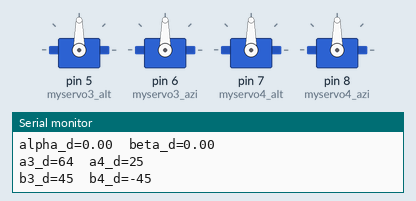
A sketch run on a simulated Arduino Uno, built with avr-gcc and run on an emulated ATmega328P. On the bench: 4 × servo, the last lines printed to the serial monitor.

Above: at 0.1 s.
At 100.3 s:
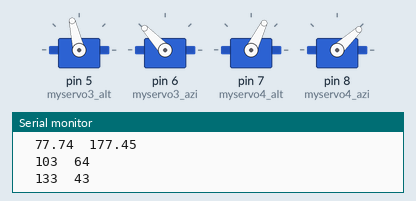
Timing chart, 0 to 101.8 s (numbered marks = the images above):
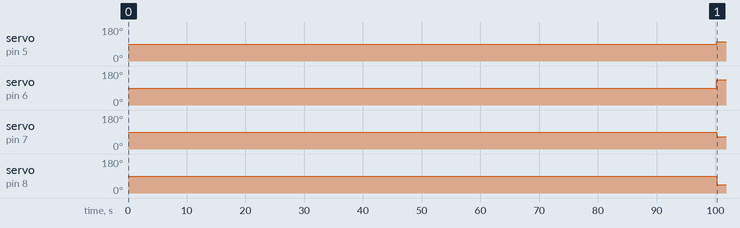

The sketch:

SolarStill_test8_d2.ino
```cpp
#include <Servo.h>
#include <math.h>

/*
 * Link for solar information:(1) https://www.esrl.noaa.gov/gmd/grad/solcalc/ ****use this one
                              (2) https://www.esrl.noaa.gov/gmd/grad/solcalc/azel.html
                              (3) https://www.timeanddate.com/sun/usa/las-cruces
 * Las Cruces Coorinate: 32.280856° N(+), 106.75491° W (-)
 * Azimuth and Elevation - an angular coordinate system for locating positions in the sky. Azimuth is measured clockwise from true north
   to the point on the horizon directly below the object. Elevation is measured vertically from that point on the horizon up to the object.
 * it requires 540000 ms for azimuth angle adjustment (for servo) of 1 degree. Not for everytime.

          /*May 21 2021 - > day_of_year= 141*/
 int PTh=13;  //present time in hours*
 int PTm=00; //present time in minutes*
 int day_of_year= 145; //day of the year of the experiment*


 double Hour=0; //initiation of variable "Hour"
 double gamma=0; //initiation of variable "gamma"
 double eqtime=0; //initiation of variable "eqtime"
 double decl=0; //intiation of variable "decl"
 double time_offset=0; //initiation of variable "time_offset"
 double tst=0; //initiation of variable "tst"
 double ha=0; //initiation of variable "ha"
 double phi=0; //initiation of variable "phi"
 double beta=0; //initiation of variable "beta"
 double alpha_d=0; //initiation of variable "alpha_d"
 double beta_d=0; //initiation of variable "beta_d"
 double snoon=0; //initiation of variable "snoon"
 double t_CT=0; //initiation of variable "t_CT"

 double pi= 3.1415926; //value of 'pi'
 double h=23.625; //height(in inch) of convex mirror focal point from the origin(centre point of the base on which these mirror units are intalled)

 int timezone=-6; //timezone in hour from UTC (Mountain Daylight Time)
 double latitude= 32.280856; //latitude position (in degree) of the experimental station (Jett Hall Annex)
 double longitude= -106.76; //longitude position (in degree) of the experimental station (Jett Hall Annex)
 double lat= (3.1415926/180)*latitude; //latitude (in radian) for trigonometric functions
 unsigned long myTime;
 unsigned long last_seen;
//-------------------------------------------------------------------------

//---------UNIT#3-------------
  double x3= 18.75; //x position (in inch) of unit#3
  int y3=0; //y position (in inch) of unit#3
  double d3=sqrt(x3*x3+y3*y3); //distance (in inch) of unit#3 from origin(centre point of the base on which these mirror units are intalled)
  double theta3_d= (180/3.1415926)*atan(h/d3); //angle in degree

  int a3_d= 90 -((theta3_d-alpha_d)/2); //intial angle for altitude adjustment of unit#3
  int b3_d= 45 +(beta_d)/2; //intial angle for azimuthal adjustment of unit#3

  Servo myservo3_alt; //create servo object to control a servo for altitude adjustment for unit#3
  Servo myservo3_azi; //create servo object to control a servo for azimuthal adjustment for unit#3
//-------------------------------

//---------UNIT#4-------------
  double x4= -18.75; //x position (in inch) of unit#3
  int y4=0; //y position (in inch) of unit#3
  double d4=sqrt(x4*x4+y4*y4); //distance (in inch) of unit#3 from origin(centre point of the base on which these mirror units are intalled)
  double theta4_d= (180/3.1415926)*atan(h/d4); //angle in degree
  int a4_d= ((alpha_d+theta4_d)/2); //intial angle for altitude adjustment of unit#4
  int b4_d= (beta_d-90)/2; //intial angle for azimuthal adjustment of unit#4

  Servo myservo4_alt; //create servo object to control a servo for altitude adjustment
  Servo myservo4_azi; //create servo object to control a servo for azimuthal adjustment
//-------------------------------

void setup()
{
//---------------UNIT#3--------------------
  myservo3_alt.attach(5); //attaches the 'altitude adjustment servo' of unit#3 on pin 5 to the servo object
  myservo3_azi.attach(6); //attaches the 'azimuthal adjustment servo' of unit#3 on pin 6 to the servo object
//-----------------------------------------

//---------------UNIT#4--------------------
  myservo4_alt.attach(7); //attaches the 'altitude adjustment servo' of unit#3 on pin 5 to the servo object
  myservo4_azi.attach(8); //attaches the 'azimuthal adjustment servo' of unit#3 on pin 6 to the servo object
//-----------------------------------------

//-----------------------------------------
    Serial.begin(9600);
    Serial.print("myTime=");
    Serial.print(myTime);
    Serial.print("\t");
    Serial.print("tst");
    Serial.print(tst);
    Serial.print("\n");

    Serial.print("snoon=");
    Serial.print(snoon);
    Serial.print("\t");
    Serial.print("t_CT=");
    Serial.print(t_CT);
    Serial.print("\n");


    Serial.print("alpha_d=");
    Serial.print(alpha_d);
    Serial.print("\t");
    Serial.print("beta_d=");
    Serial.print(beta_d);
    Serial.print("\n");

    Serial.print("a3_d=");
    Serial.print(a3_d);
    Serial.print("\t");
    Serial.print("a4_d=");
    Serial.print(a4_d);
    Serial.print("\n");

    Serial.print("b3_d=");
    Serial.print(b3_d);
    Serial.print("\t");
    Serial.print("b4_d=");
    Serial.print(b4_d);
    Serial.print("\n");


//-----------------------------------------
}

void loop()
{
  myTime= millis();

    Hour= (((PTh*60+PTm)*60000) +myTime)/3600000; //hour corresponds to current time
    day_of_year=  141;

    gamma= (2*pi/365)*(day_of_year-1+((Hour-12)/24)); //fractional year (in radian); [for leap year, use 366 instead of 365 in the denominator]
    eqtime= 229.18*(0.000075+0.001868*cos(gamma)-0.032077*sin(gamma)-0.014615*cos(2*gamma)-0.040849*sin(2*gamma)); //equation of time (in minutes)

    decl= 0.006918-0.399912*cos(gamma)+0.070257*sin(gamma)-0.006758*cos(2*gamma)+0.000907*sin(2*gamma)-0.002697*cos(3*gamma)+0.00148*sin(3*gamma);
                  //solar declination angle (in radians)
    time_offset= eqtime+4*longitude-60*timezone; //time offset (in minutes)

    tst= (PTh*60+PTm+time_offset) +(myTime/60000); //true solar time (in minutes)

    ha= (pi/180)*((tst/4)-180); //solar hour angle(in radian)

    snoon= 360-4*longitude-eqtime; //solar noon for a given location is found from the longitude (in minutes)
    t_CT= (PTh*60+PTm) +(myTime/60000); //current time (in minutes)

    phi= acos(sin(lat)*sin(decl)+cos(lat)*cos(decl)*cos(ha)); //solar zenith angle angle (in radian)
    beta= acos((sin(lat)*cos(phi)-sin(decl))/(cos(lat)*sin(phi))); //solar azimuth angle (in radian)

    alpha_d= (180/pi)*(pi/2-phi); //solar altitude/elevation angle (in degree)
    if(t_CT <= snoon)
      {
        beta_d= 180-(180/pi)*(beta); //solar azimuth angle (in degree) before solar noon
      }
    if(t_CT > snoon)
      {
        beta_d= 180+(180/pi)*(beta); //solar azimuth angle (in degree) after solar noon
      }

//-----------------------------------------------------------------------------


   if(myTime - last_seen > 100000)
    {
//--------------------(3)------------------------
      a3_d= 90 -((theta3_d-alpha_d)/2); //intial angle for altitude adjustment of unit#3
      myservo3_alt.write(a3_d);
      b3_d= 45 +(beta_d)/2; //intial angle for azimuthal adjustment of unit#3
      myservo3_azi.write(b3_d);

//--------------------(4)------------------------
      a4_d= ((alpha_d+theta4_d)/2); //intial angle for altitude adjustment of unit#4
      myservo4_alt.write(a4_d);
      b4_d= (beta_d-90)/2; //intial angle for azimuthal adjustment of unit#4
      myservo4_azi.write(b4_d);

      last_seen = myTime;

    }
//--------------------(4)------------------------


    Serial.print(">>");
    Serial.print(myTime);
    Serial.print("\t");
    Serial.print(tst);

    Serial.print("\n");

    Serial.print("\t");
    Serial.print(snoon);
    Serial.print("\t");
    Serial.print(t_CT);
    Serial.print("\n");

    Serial.print("\t");
    Serial.print(theta3_d);
    Serial.print("\n");

    Serial.print("\t");
    Serial.print(alpha_d);
    Serial.print("\t");
    Serial.print(beta_d);
    Serial.print("\n");

    Serial.print("\t");
    Serial.print(a3_d);
    Serial.print("\t");
    Serial.print(a4_d);
    Serial.print("\n");

    Serial.print("\t");
    Serial.print(b3_d);
    Serial.print("\t");
    Serial.print(b4_d);
    Serial.print("\n");


delay(5000);

}
```

Measured:
- by itself, servo on pin 5 (myservo3_alt): 90° → 103° at 100 s
- by itself, servo on pin 6 (myservo3_azi): 90° → 133° at 100 s
- by itself, servo on pin 7 (myservo4_alt): 90° → 64° at 100 s
- by itself, servo on pin 8 (myservo4_azi): 90° → 43° at 100 s
